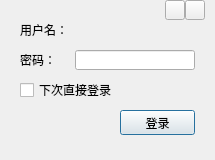
<?xml version="1.0" encoding="UTF-8"?>
<ui version="4.0">
 <class>LoginWindow</class>
 <widget class="QDialog" name="LoginWindow">
  <property name="geometry">
   <rect>
    <x>0</x>
    <y>0</y>
    <width>215</width>
    <height>160</height>
   </rect>
  </property>
  <property name="sizePolicy">
   <sizepolicy hsizetype="Fixed" vsizetype="Fixed">
    <horstretch>0</horstretch>
    <verstretch>0</verstretch>
   </sizepolicy>
  </property>
  <property name="windowTitle">
   <string>登录</string>
  </property>
  <property name="windowIcon">
   <iconset>
    <normaloff>Icon.png</normaloff>Icon.png</iconset>
  </property>
  <property name="whatsThis">
   <string notr="true"/>
  </property>
  <widget class="QWidget" name="QLoginWindow" native="true">
   <property name="geometry">
    <rect>
     <x>0</x>
     <y>0</y>
     <width>215</width>
     <height>160</height>
    </rect>
   </property>
   <widget class="QLabel" name="Label_User">
    <property name="geometry">
     <rect>
      <x>20</x>
      <y>20</y>
      <width>50</width>
      <height>20</height>
     </rect>
    </property>
    <property name="text">
     <string>用户名：</string>
    </property>
   </widget>
   <widget class="QLabel" name="Label_ShowUser">
    <property name="geometry">
     <rect>
      <x>75</x>
      <y>20</y>
      <width>120</width>
      <height>20</height>
     </rect>
    </property>
    <property name="whatsThis">
     <string notr="true"/>
    </property>
    <property name="textFormat">
     <enum>Qt::AutoText</enum>
    </property>
   </widget>
   <widget class="QLabel" name="Label_Psw">
    <property name="geometry">
     <rect>
      <x>20</x>
      <y>50</y>
      <width>35</width>
      <height>20</height>
     </rect>
    </property>
    <property name="text">
     <string>密码：</string>
    </property>
   </widget>
   <widget class="QLineEdit" name="Text_Psw">
    <property name="geometry">
     <rect>
      <x>75</x>
      <y>50</y>
      <width>120</width>
      <height>20</height>
     </rect>
    </property>
    <property name="echoMode">
     <enum>QLineEdit::Password</enum>
    </property>
   </widget>
   <widget class="QCheckBox" name="Check_NoPsw">
    <property name="geometry">
     <rect>
      <x>20</x>
      <y>80</y>
      <width>120</width>
      <height>20</height>
     </rect>
    </property>
    <property name="text">
     <string>下次直接登录</string>
    </property>
   </widget>
   <widget class="QLabel" name="Label_Status">
    <property name="geometry">
     <rect>
      <x>20</x>
      <y>110</y>
      <width>95</width>
      <height>25</height>
     </rect>
    </property>
   </widget>
   <widget class="QPushButton" name="Btn_Login">
    <property name="geometry">
     <rect>
      <x>120</x>
      <y>110</y>
      <width>75</width>
      <height>25</height>
     </rect>
    </property>
    <property name="text">
     <string>登录</string>
    </property>
   </widget>
   <widget class="QToolButton" name="Tool_Close">
    <property name="geometry">
     <rect>
      <x>185</x>
      <y>0</y>
      <width>20</width>
      <height>20</height>
     </rect>
    </property>
    <property name="text">
     <string/>
    </property>
   </widget>
   <widget class="QToolButton" name="Tool_Min">
    <property name="geometry">
     <rect>
      <x>165</x>
      <y>0</y>
      <width>20</width>
      <height>20</height>
     </rect>
    </property>
    <property name="text">
     <string/>
    </property>
   </widget>
  </widget>
 </widget>
 <tabstops>
  <tabstop>Text_Psw</tabstop>
  <tabstop>Check_NoPsw</tabstop>
  <tabstop>Btn_Login</tabstop>
 </tabstops>
 <resources/>
 <connections/>
</ui>
